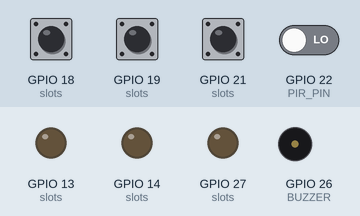
Simulated run of this sketch. Board: ESP32. Shown: output pins drawn as LEDs (lit = HIGH), buzzer (waves = sounding, pin HIGH). The test bench sets the inputs (shaded band); at power-on: GPIO 18 (slots), GPIO 19 (slots), GPIO 21 (slots) HIGH, GPIO 22 (PIR_PIN) LOW. WiFi joins after 1.5 s; servers stay silent unless stated; no MQTT or app messages arrive unless stated; what the sketch prints to the serial monitor is not drawn.

Above: at 5.1 s.
5.2 s: GPIO 18 (slots) pulled LOW for 0.15 s
At 6.2 s:
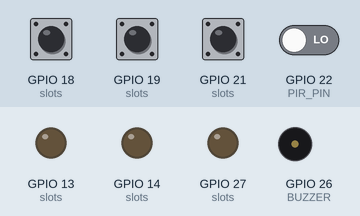
6.8 s: GPIO 19 (slots) pulled LOW for 0.15 s
At 8.1 s:
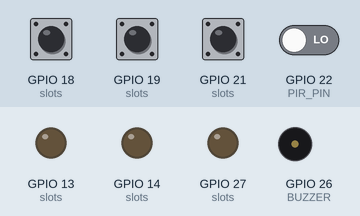
8.4 s: GPIO 21 (slots) pulled LOW for 0.15 s
At 9.7 s:
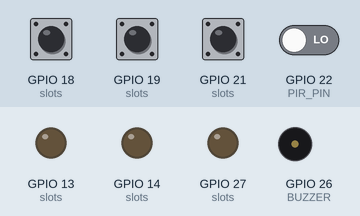
Timing chart, 0 to 11.4 s (numbered marks = the images above; inputs shaded):
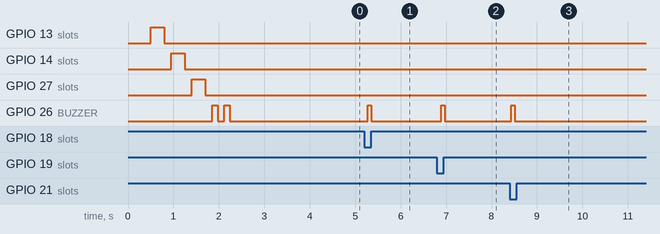

The sketch:

smart_pill_box_test.ino
```cpp
// ================================================================
//  智慧藥盒 — 完整整合程式 v2.2（待機全滅 + Django 排程精準控制）
// ================================================================

#include <WiFi.h>
#include <PubSubClient.h>

// ── WiFi、MQTT 與裝置設定 ────────────────────────────────────────
const char* WIFI_SSID   = "";   // wifi名稱
const char* WIFI_PASS   = "";   // wifi密碼
const char* BROKER_IP   = "";   // 電腦ip
const int   BROKER_PORT = 1883;

const char* DEVICE_ID   = "pillbox-01";
const char* USER_NAME   = "王阿公";

// ── 接腳定義 ─────────────────────────────────────────────────────
#define REED_AM    18   // 幹簧管 早格
#define REED_NOON  19   // 幹簧管 中格
#define REED_PM    21   // 幹簧管 晚格
#define PIR_PIN    22   // PIR 人體感測
#define LED_AM     13   // LED 早格（外串 470Ω）
#define LED_NOON   14   // LED 中格（外串 470Ω）
#define LED_PM     27   // LED 晚格（外串 470Ω）
#define BUZZER     26   // 有源蜂鳴器

// ── 時間參數（毫秒） ─────────────────────────────────────────────
#define BUZZ_ON_MS      150   // 每次蜂鳴長度
#define BUZZ_OFF_MS    1200   // 蜂鳴間隔
#define PIR_COOL_MS   12000   // PIR 冷卻時間
#define OPEN_MIN_MS    1000   // 開蓋至少 1 秒才算取藥
#define HEARTBEAT_MS  60000   // 每 60 秒回報裝置在線心跳

// ── MQTT Topic ───────────────────────────────────────────────────
#define TOPIC_EVENT     "pillbox/pillbox-01/event"
#define TOPIC_PIR       "pillbox/pillbox-01/pir"
#define TOPIC_CARE      "pillbox/pillbox-01/care"
#define TOPIC_HEARTBEAT "pillbox/pillbox-01/heartbeat"
#define TOPIC_CMD       "pillbox/pillbox-01/cmd"

// ── 格子資料結構 ─────────────────────────────────────────────────
struct Slot {
  const int   slotNum;      // 1=早, 2=中, 3=晚
  const int   reedPin;
  const int   ledPin;
  const char* name;
  const char* mqttName;
  bool   isAlerting;        // 是否正在提醒（由 Django remind 指令觸發）
  bool   isOpen;            // 目前蓋子狀態
  unsigned long openTime;   // 本次開蓋時間
};

// 預設全部待機（isAlerting = false），只有收到 Django 指令才亮燈蜂鳴
Slot slots[3] = {
  {1, REED_AM,   LED_AM,   "早", "morning", false, false, 0},
  {2, REED_NOON, LED_NOON, "中", "noon",    false, false, 0},
  {3, REED_PM,   LED_PM,   "晚", "evening", false, false, 0},
};

bool          lastPIR         = false;
unsigned long lastPIRTime     = 0;
unsigned long lastHeartbeatMs = 0;
bool          buzzActive      = false;
unsigned long lastBuzzTime    = 0;

WiFiClient   wifiClient;
PubSubClient mqtt(wifiClient);

// ================================================================
//  解析 JSON 中的 "slot" 數值（1 ~ 3）
// ================================================================
int extractSlotFromJson(const String& msg) {
  int idx = msg.indexOf("\"slot\"");
  if (idx < 0) return 0;
  int colon = msg.indexOf(':', idx);
  if (colon < 0) return 0;
  String sub = msg.substring(colon + 1);
  sub.trim();
  return sub.toInt();
}

// ================================================================
//  MQTT 收到 Django 後端控制指令
// ================================================================
void onMqttMessage(char* topic, byte* payload, unsigned int len) {
  String msg;
  msg.reserve(len + 1);
  for (unsigned int i = 0; i < len; i++) {
    msg += (char)payload[i];
  }
  Serial.printf("[MQTT收到] %s → %s\n", topic, msg.c_str());

  int slotNum = extractSlotFromJson(msg);
  if (slotNum < 1 || slotNum > 3) {
    Serial.println("[警告] 指令未包含有效的 slot (1~3)");
    return;
  }

  Slot& s = slots[slotNum - 1];

  if (msg.indexOf("\"remind\"") >= 0) {
    s.isAlerting = true;
    digitalWrite(s.ledPin, HIGH);
    Serial.printf(">>> [Django提醒] 啟動「%s格」(slot=%d) 亮燈與蜂鳴\n", s.name, slotNum);
  } else if (msg.indexOf("\"ack\"") >= 0) {
    s.isAlerting = false;
    digitalWrite(s.ledPin, LOW);
    Serial.printf(">>> [Django確認] 關閉「%s格」(slot=%d) 亮燈與蜂鳴\n", s.name, slotNum);
  }
}

// ================================================================
//  發布 MQTT 訊息
// ================================================================
void mqttPublish(const char* topic, const String& json) {
  if (mqtt.connected()) {
    bool ok = mqtt.publish(topic, json.c_str());
    Serial.printf("[MQTT發布] %s → %s (%s)\n", topic, json.c_str(), ok ? "OK" : "FAIL");
  } else {
    Serial.println("[MQTT] 未連線，訊息未發出");
  }
}

void publishHeartbeat() {
  String json = String("{\"device_id\":\"") + DEVICE_ID
                + "\",\"event_type\":\"heartbeat\"}";
  mqttPublish(TOPIC_HEARTBEAT, json);
}

// ================================================================
//  WiFi 與 MQTT 連線
// ================================================================
void connectWiFi() {
  if (WiFi.status() == WL_CONNECTED) return;
  Serial.print("[WiFi] 連線中");
  WiFi.mode(WIFI_STA);
  WiFi.begin(WIFI_SSID, WIFI_PASS);
  int retry = 0;
  while (WiFi.status() != WL_CONNECTED && retry < 20) {
    delay(500);
    Serial.print(".");
    retry++;
  }
  if (WiFi.status() == WL_CONNECTED) {
    Serial.printf("\n[WiFi] 連線成功，IP: %s\n", WiFi.localIP().toString().c_str());
  } else {
    Serial.println("\n[WiFi] 連線失敗，繼續離線運作");
  }
}

void connectMQTT() {
  if (mqtt.connected()) return;
  Serial.print("[MQTT] 連線中...");
  String clientId = String("pillbox_esp32_") + DEVICE_ID;
  if (mqtt.connect(clientId.c_str())) {
    mqtt.subscribe(TOPIC_CMD, 1);
    Serial.printf("成功！已訂閱 %s\n", TOPIC_CMD);
    publishHeartbeat();
  } else {
    Serial.printf("失敗（rc=%d），稍後重試\n", mqtt.state());
  }
}

// ================================================================
//  開機自我測試（測試完畢後全部熄燈待機）
// ================================================================
void selfTest() {
  Serial.println("\n==============================");
  Serial.println("  開機自我測試");
  Serial.println("==============================");

  for (int i = 0; i < 3; i++) {
    digitalWrite(slots[i].ledPin, HIGH);
    delay(300);
    digitalWrite(slots[i].ledPin, LOW);
    delay(150);
  }

  for (int i = 0; i < 2; i++) {
    digitalWrite(BUZZER, HIGH); delay(120);
    digitalWrite(BUZZER, LOW);  delay(150);
  }

  for (int i = 0; i < 3; i++) {
    Serial.printf("  %s格幹簧管 → %s\n",
      slots[i].name,
      digitalRead(slots[i].reedPin) == LOW ? "關閉（磁鐵靠近中）" : "開啟（磁鐵未靠近）");
    digitalWrite(slots[i].ledPin, LOW); // 確保待機全滅
  }
  Serial.println("  自我測試完成，三格待機熄燈中\n");
}

// ================================================================
//  蜂鳴器非阻塞間歇蜂鳴
// ================================================================
void updateBuzzer(bool shouldBuzz) {
  unsigned long now = millis();
  if (!shouldBuzz) {
    if (buzzActive) {
      digitalWrite(BUZZER, LOW);
      buzzActive = false;
    }
    return;
  }
  if (!buzzActive && now - lastBuzzTime >= BUZZ_OFF_MS) {
    digitalWrite(BUZZER, HIGH);
    buzzActive   = true;
    lastBuzzTime = now;
  } else if (buzzActive && now - lastBuzzTime >= BUZZ_ON_MS) {
    digitalWrite(BUZZER, LOW);
    buzzActive   = false;
    lastBuzzTime = now;
  }
}

void setup() {
  Serial.begin(115200);
  delay(500);

  for (int i = 0; i < 3; i++) {
    pinMode(slots[i].reedPin, INPUT_PULLUP);
    pinMode(slots[i].ledPin,  OUTPUT);
    digitalWrite(slots[i].ledPin, LOW);
  }
  pinMode(PIR_PIN, INPUT);
  pinMode(BUZZER,  OUTPUT);
  digitalWrite(BUZZER, LOW);

  selfTest();

  connectWiFi();
  mqtt.setServer(BROKER_IP, BROKER_PORT);
  mqtt.setBufferSize(512);
  mqtt.setCallback(onMqttMessage);
  connectMQTT();
}

void loop() {
  unsigned long now = millis();

  if (WiFi.status() != WL_CONNECTED) connectWiFi();
  if (WiFi.status() == WL_CONNECTED) {
    if (!mqtt.connected()) connectMQTT();
    mqtt.loop();
  }

  bool anyAlert = false;

  for (int i = 0; i < 3; i++) {
    Slot& s   = slots[i];
    bool open = (digitalRead(s.reedPin) == HIGH);

    // ▸ 剛開蓋
    if (open && !s.isOpen) {
      s.isOpen   = true;
      s.openTime = now;
      Serial.printf("[%s格] 蓋子開啟\n", s.name);
    }

    // ▸ 剛蓋回去
    if (!open && s.isOpen) {
      s.isOpen = false;

      if (now - s.openTime >= OPEN_MIN_MS) {
        s.isAlerting = false;
        digitalWrite(s.ledPin, LOW);
        Serial.printf("[%s格] ✓ 開蓋取藥完成，LED 熄滅\n", s.name);

        String json = String("{\"device_id\":\"") + DEVICE_ID
                      + "\",\"user_name\":\"" + USER_NAME
                      + "\",\"event_type\":\"opened\""
                      + ",\"slot\":" + String(s.slotNum)
                      + ",\"compartment\":\"" + s.mqttName
                      + "\",\"status\":\"taken\"}";
        mqttPublish(TOPIC_EVENT, json);

        digitalWrite(BUZZER, HIGH); delay(80); digitalWrite(BUZZER, LOW);
      } else {
        Serial.printf("[%s格] 蓋回（未達 1 秒，不計入取藥）\n", s.name);
      }
    }

    // ▸ 依 Django 提醒狀態控制該格 LED 與蜂鳴
    if (s.isAlerting) {
      digitalWrite(s.ledPin, HIGH);
      anyAlert = true;
    } else {
      digitalWrite(s.ledPin, LOW);
    }
  }

  updateBuzzer(anyAlert);

// ── PIR 人體感測 ────────────────────────────────────────────
  bool pirNow = (digitalRead(PIR_PIN) == HIGH);

  if (pirNow && !lastPIR && (now - lastPIRTime >= PIR_COOL_MS)) {
    lastPIRTime = now;
    Serial.println("[PIR] 偵測到有人靠近");

    String untakenList = "";
    for (int i = 0; i < 3; i++) {
      if (slots[i].isAlerting) untakenList += String(slots[i].name) + "格 ";
    }

    String msg = untakenList.length() > 0
                 ? String("有人在附近，") + untakenList + "尚未服藥"
                 : "有人在附近，目前無待服藥提醒";

    String json = String("{\"device_id\":\"") + DEVICE_ID
                  + "\",\"user_name\":\"" + USER_NAME
                  + "\",\"event\":\"pir\",\"status\":\"" + msg + "\"}";
    mqttPublish(TOPIC_PIR, json);

    if (untakenList.length() > 0) {
      Serial.printf("[Agent主動問候] 「您好！%s尚未服藥，請記得吃藥喔～」\n", untakenList.c_str());
    } else {
      Serial.println("[Agent主動問候] 「您好，目前沒有待服用的藥物，辛苦了！」");
    }
  }
  lastPIR = pirNow;

  // ── 定期發送心跳 ────────────────────────────────────────────
  if (now - lastHeartbeatMs >= HEARTBEAT_MS) {
    lastHeartbeatMs = now;
    publishHeartbeat();
  }

  delay(80);
}
```

Measured:
- after the input at 5.2 s, GPIO 26 (BUZZER): LOW → HIGH after 0.07 s, → LOW 0.08 s later
- after the input at 6.8 s, GPIO 26 (BUZZER): LOW → HIGH after 0.09 s, → LOW 0.08 s later
- after the input at 8.4 s, GPIO 26 (BUZZER): LOW → HIGH at once, → LOW 0.08 s later
